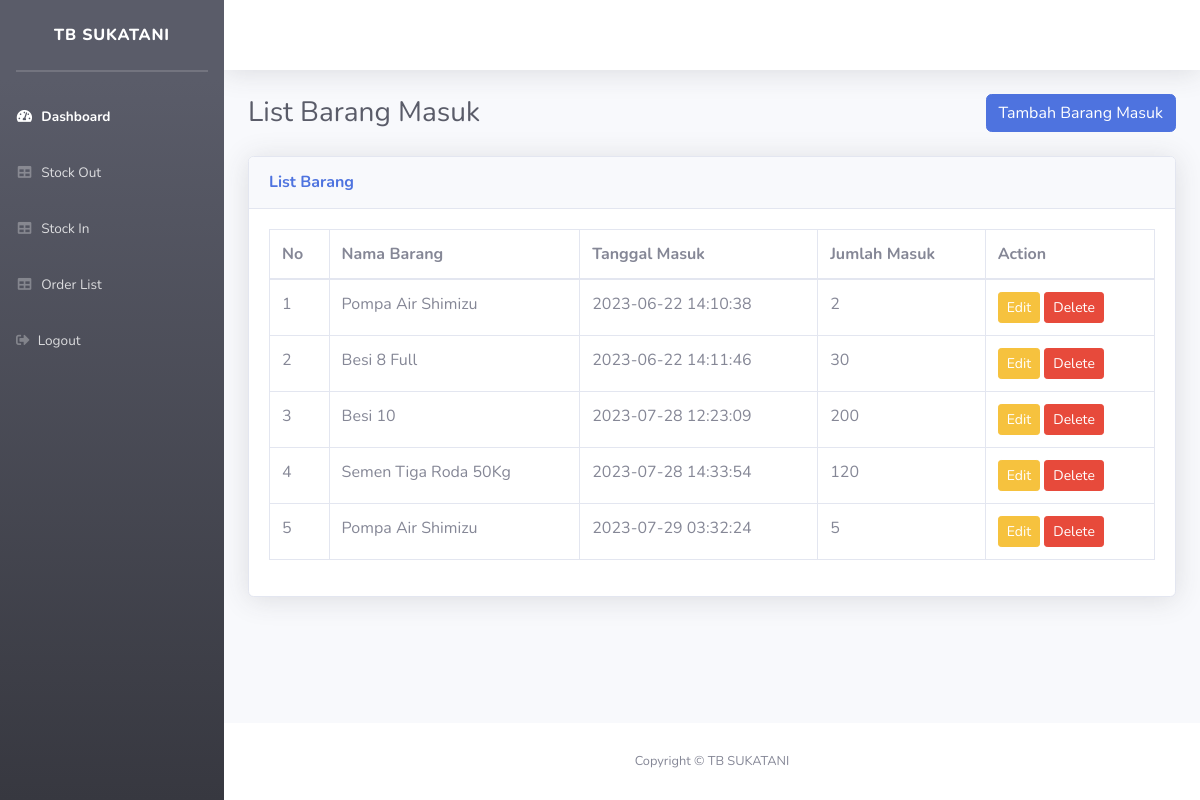
/stockin.php, run on the app's committed database.
### tables this page shows
CREATE TABLE `masuk` (
  `idmasuk` int(11) NOT NULL,
  `idbarang` int(30) NOT NULL,
  `tanggalmasuk` timestamp NOT NULL DEFAULT current_timestamp() ON UPDATE current_timestamp(),
  `jumlahmasuk` int(100) NOT NULL
);

CREATE TABLE `nama_barang` (
  `id_barang` int(11) NOT NULL,
  `namabarang` varchar(255) NOT NULL,
  `hargabeli` int(100) NOT NULL,
  `hargajual` int(100) NOT NULL,
  `stock` int(100) NOT NULL
);

### stockin.php (the view, shortened to what this page needs)
<?php
require 'function.php';
$data = mysqli_query($koneksi, 'SELECT * FROM masuk INNER JOIN nama_barang ON masuk.idbarang = nama_barang.id_barang');
?>
<!DOCTYPE html>
<html lang="en">
<head>
    <link href="vendor/fontawesome-free/css/all.min.css" rel="stylesheet" type="text/css">
    <link href="css/sb-admin-2.min.css" rel="stylesheet">
</head>
<body id="page-top">
    <div id="wrapper">
        <ul class="navbar-nav bg-gradient-dark sidebar sidebar-dark accordion" id="accordionSidebar">
            <a class="sidebar-brand d-flex align-items-center justify-content-center" href="index.html">
                <div class="sidebar-brand-text mx-3">TB Sukatani</sup></div>
            </a>
            <hr class="sidebar-divider my-0">
            <hr class="sidebar-divider">
            <?php
            $role = $_SESSION['role'];
            if ($role == "admin"):
                ?>
                <li class="nav-item active">
                    <a class="nav-link" href="d_admin.php">
                        <i class="fas fa-fw fa-tachometer-alt"></i>
                        <span>Dashboard</span></a>
                </li>
            <?php else: ?>
                <li class="nav-item active">
                    <a class="nav-link" href="d_user.php">
                        <i class="fas fa-fw fa-tachometer-alt"></i>
                        <span>Dashboard</span></a>
                </li>
            <?php endif; ?>
            <li class="nav-item">
                <a class="nav-link" href="stockout.php">
                    <i class="fas fa-fw fa-table"></i>
                    <span>Stock Out</span></a>
            </li>
            <li class="nav-item">
                <a class="nav-link" href="stockin.php">
                    <i class="fas fa-fw fa-table"></i>
                    <span>Stock In</span></a>
            </li>
            <li class="nav-item">
                <a class="nav-link" href="listorder.php">
                    <i class="fas fa-fw fa-table"></i>
                    <span>Order List</span></a>
            </li>
            <li class="nav-item">
                <a class="nav-link" href="logout.php">
                    <i class="fas fa-sign-out-alt"></i>
                    <span>Logout</span></a>
            </li>
        </ul>
        <div id="content-wrapper" class="d-flex flex-column">
            <div id="content">
                <nav class="navbar navbar-expand navbar-light bg-white topbar mb-4 static-top shadow">
                </nav>
                <div class="container-fluid">
                    <div class="d-sm-flex align-items-center justify-content-between mb-4">
                        <h1 class="h3 mb-0 text-gray-800">List Barang Masuk</h1>
                        <button type="button" class="btn btn-primary" data-toggle="modal" data-target="#addModal">
                            Tambah Barang Masuk
                        </button>
                    </div>
                    <div class="card shadow mb-4">
                        <div class="card-header py-3">
                            <h6 class="m-0 font-weight-bold text-primary">List Barang</h6>
                        </div>
                        <div class="card-body">
                            <div class="table-responsive">
                                <table class="table table-bordered" id="dataTable" width="100%" cellspacing="0">
                                    <thead>
                                        <tr>
                                            <th>No</th>
                                            <th>Nama Barang</th>
                                            <th>Tanggal Masuk</th>
                                            <th>Jumlah Masuk</th>
                                            <th>Action</th>
                                        </tr>
                                    </thead>
                                    <tbody>
                                        <?php $i = 1; ?>
                                        <?php foreach ($data as $d): ?>
                                            <tr>
                                                <td>
                                                    <?= $i; ?>
                                                </td>
                                                <td>
                                                    <?= $d["namabarang"] ?>
                                                </td>
                                                <td>
                                                    <?= $d["tanggalmasuk"] ?>
                                                </td>
                                                <td>
                                                    <?= $d["jumlahmasuk"] ?>
                                                </td>
                                                <td>
                                                    <button type="button" class="btn btn-warning btn-sm" data-toggle="modal"
                                                        data-target="#editModal<?= $d["idmasuk"] ?>">
                                                        Edit
                                                    </button>
                                                    <button type="button" class="btn btn-danger btn-sm" data-toggle="modal"
                                                        data-target="#deleteModal<?= $d["idmasuk"] ?>">
                                                        Delete
                                                    </button>
                                                </td>
                                            </tr>
                                            <?php $i++; ?>
                                        <?php endforeach; ?>
                                    </tbody>
                                </table>
                            </div>
                        </div>
                    </div>
                </div>
            </div>
            <footer class="sticky-footer bg-white">
                <div class="container my-auto">
                    <div class="copyright text-center my-auto">
                        <span>Copyright &copy; TB SUKATANI</span>
                    </div>
                </div>
            </footer>
        </div>
    </div>
</body>
</html>

### data on the page
masuk: nama_barang.namabarang "Pompa Air Shimizu", tanggalmasuk "2023-06-22 14:10:38", jumlahmasuk "2"
masuk: nama_barang.namabarang "Besi 8 Full", tanggalmasuk "2023-06-22 14:11:46", jumlahmasuk "30"
masuk: nama_barang.namabarang "Besi 10", tanggalmasuk "2023-07-28 12:23:09", jumlahmasuk "200"
masuk: nama_barang.namabarang "Semen Tiga Roda 50Kg", tanggalmasuk "2023-07-28 14:33:54", jumlahmasuk "120"
masuk: nama_barang.namabarang "Pompa Air Shimizu", tanggalmasuk "2023-07-29 03:32:24", jumlahmasuk "5"
